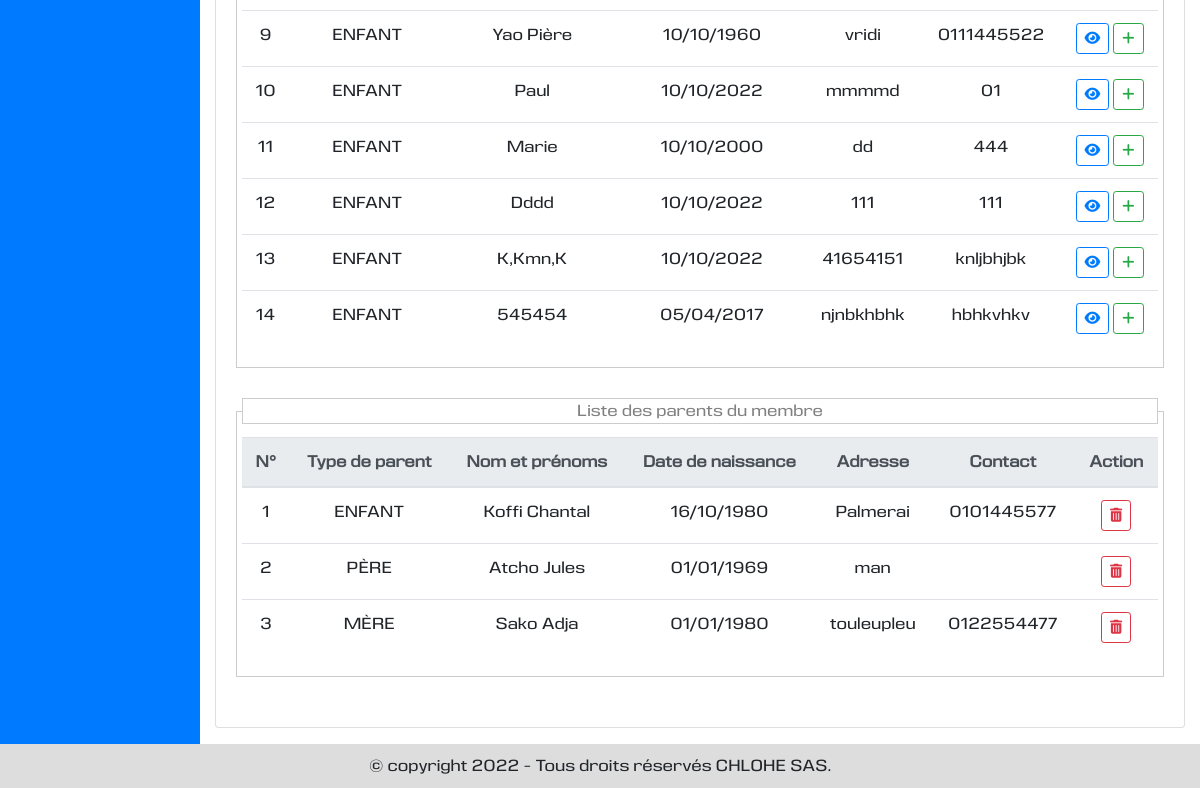
/presentation/details-secteuragricole/3 (signed in, lower part), run on an earlier commit of the app's database.
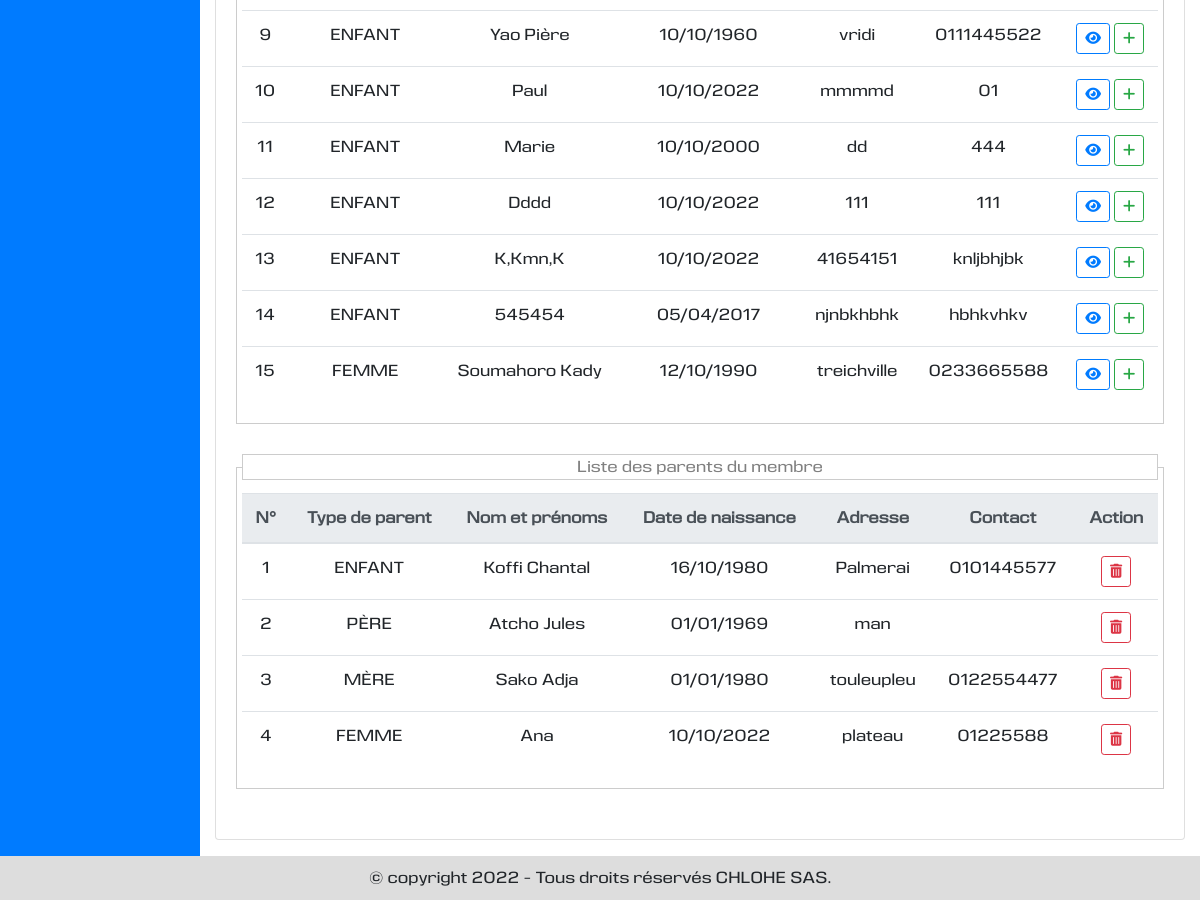
And on a later commit of the database.
### vieprofessionnelle/models.py (models this page shows, shortened)
class Parent(models.Model):
    nomprenoms = models.CharField(max_length=250, verbose_name="Nom et prénoms")
    datenaissance = models.DateField(null=True, blank=True, verbose_name="Date de naissance")
    contact = models.CharField(max_length=50, null=True, blank=True, default="", verbose_name="Contact")
    adresse = models.CharField(max_length=150, null=True, blank=True,default="", verbose_name="Adresse")
    dateenre = models.DateTimeField(default=None, null=True, blank=True, verbose_name="Date d'enregistrement")
    typeparent = models.ForeignKey(TypeParent, on_delete=models.CASCADE)

class TypeParent(models.Model):
    libelle = models.CharField(max_length=100, verbose_name="Libellé", unique=True)
    def __str__(self):
        return self.libelle

### presentation/views.py (the view)
# urls.py: path('details-secteuragricole/<str:id>', views.detail_secteuragricole, name='detail_secteuragricole'),
@login_required
@permission_required('vieprofessionnelle.add_membre', raise_exception=True)
def detail_secteuragricole(request, id):
    try:
        membre = Membre.objects.get(id=id)
    except Membre.DoesNotExist:
        messages.error(request, "Ce membre n'existe pas.")
        return HttpResponseRedirect(reverse('presentation:ajouter_secteuragricole'))
    typesecteurs = TypeSecteur.objects.order_by('id')
    secteurs = Secteur.objects.filter(membre=membre).order_by('secteur')
    typedocuments = TypeDocument.objects.order_by('id')
    documents = Document.objects.filter(membre=membre).order_by('id')
    parents_membre = Parent.objects.filter(membre=membre).order_by('id')
    parents = Parent.objects.order_by('id')
    typeparents = TypeParent.objects.order_by('id')
    typeetatsantes = TypeEtatSante.objects.order_by('id')
    etatsantes = EtatSante.objects.filter(membre=membre).order_by('id')
    context = {
        'title': "Détials du membre",
        'membre': membre,
        'typesecteurs': typesecteurs,
        'secteurs': secteurs,
        'typedocuments': typedocuments,
        'documents': documents,
        'parents_membre': parents_membre,
        'parents': parents,
        'typeparents': typeparents,
        'typeetatsantes': typeetatsantes,
        'etatsantes': etatsantes,
    }
    return render(request, 'presentation/details_secteur_agricole.html', context)

### localisation/models.py (called while the page is built)
    def __str__(self):
        return self.libelle

### vieprofessionnelle/models.py (called while the page is built)
    def __str__(self):
        return self.type

    def __str__(self):
        return self.libelle

### presentation/templates/presentation/details_secteur_agricole.html (shortened to what this page needs)
{% extends 'utilisateur/base.html' %}
{% load static %}
{% block tableau_de_bord %}
<div class="row">
    <div class="col-md-12 mb-3">
        <div class="card">
            <div class="card-body">
                <fieldset style="border:1px solid #CCC; margin-bottom:30px; padding:5px;">
                        <table class="table table-hover table-responsive-md text-center" id="table_recherche_parent">
                            <tbody>
                            {% for parent in parents %}
                            <tr>
                                <td>{{forloop.counter}}</td>
                                <td>{{parent.typeparent|upper}}</td>
                                <td>{{parent.nomprenoms|title}}</td>
                                <td>{{parent.datenaissance|date:"d/m/Y"}}</td>
                                <td>{{parent.adresse}}</td>
                                <td>{{parent.contact}}</td>
                                <td class="text-center">
                                    <a href="{% url 'presentation:detail_parent_secteuragricole' parent.id %}" class="btn btn-outline-primary btn-sm" title="Détails"><i class="fas fa-eye"></i></a>
                                    <button type="button" value="{{parent.id}}" title="ajouter ce parent" class="btn btn-outline-success btn-sm"><i class="fas fa-plus"></i></button>
                                </td>
                            </tr>
                            {% endfor %}
                            </tbody>
                        </table>
                    </fieldset>
                <fieldset style="border:1px solid #CCC; margin-bottom:30px; padding:5px;">
                        <legend style="font-size:1em;color:gray;border:1px solid #CCC; text-align:center;">
                            Liste des parents du membre
                        </legend>
                        <table class="table table-hover table-responsive-md text-center" id="tableparent">
                            <thead>
                            <tr class="thead-light">
                                <th>N°</th>
                                <th>Type de parent</th>
                                <th>Nom et prénoms</th>
                                <th>Date de naissance</th>
                                <th>Adresse</th>
                                <th>Contact</th>
                                <th>Action</th>
                            </tr>
                            </thead>
                            <tbody>
                            {% for parent in parents_membre %}
                            <tr>
                                <td>{{forloop.counter}}</td>
                                <td>{{parent.typeparent|upper}}</td>
                                <td>{{parent.nomprenoms|title}}</td>
                                <td>{{parent.datenaissance|date:"d/m/Y"}}</td>
                                <td>{{parent.adresse}}</td>
                                <td>{{parent.contact}}</td>
                                <td class="text-center">
                                    <button type="button" title="Supprimer" class="btn btn-outline-danger btn-sm" data-toggle="modal" data-target="#parentsupprimermodal{{parent.id}}" data-backdrop="static"><i class="fas fa-trash-alt"></i></button>
                                </td>
                            </tr>
                            {% empty %}
                            <tr class="text-center">
                                <td colspan="7" class="text-center">
                                    La liste est vide
                                </td>
                            </tr>
                            {% endfor %}
                            </tbody>
                        </table>
                    </fieldset>
            </div>
        </div>
    </div>
</div>
{% endblock %}

### utilisateur/templates/utilisateur/base.html (shortened to what this page needs)
{% extends 'base.html' %}
{% block contenu %}
<div class="row" id="contenu_index m-0">
    <div class="col-md-2 bg-primary" id="contenu_index_gauche">
    </div>
    <div class="col-md-10" id="contenu_index_droit">
        <div class="row">
            <div class="col-md-12">
                {% block tableau_de_bord %}
                {% endblock %}
            </div>
        </div>
    </div>
</div>
{% endblock %}

### templates/base.html (shortened to what this page needs)
{% load static %}
<!DOCTYPE html>
<html lang="fr">
<head>
    <link rel="stylesheet" href="https://maxcdn.bootstrapcdn.com/bootstrap/4.5.2/css/bootstrap.min.css">
    <link rel="stylesheet" type="text/css" href="https://cdn.datatables.net/v/bs4/jq-3.6.0/jszip-2.5.0/dt-1.12.1/b-2.2.3/b-html5-2.2.3/b-print-2.2.3/datatables.min.css"/>
    <link rel="stylesheet" type="text/css" href="{% static 'css/css.css' %}" />
</head>
<body>
  <div id ="page">
    <div id ="contenu" class="container-fluid">
      {% block contenu %}
      {% endblock %}
    </div>
    <div id ="pied_page">
      {% block pied_page %}
        <div class="row" style="margin: 0px;">
            <div class="col-md-6 offset-md-3">
                <p class="text-center">
                    {% now "Y" as annee %}
                    {% if annee == "2022" %}
                    &copy copyright {{annee}} - Tous droits réservés CHLOHE SAS.
                    {% else %}
                    &copy copyright 2022-{{annee}} - Tous droits réservés CHLOHE SAS.
                    {% endif %}
                </p>
            </div>
        </div>
      {% endblock %}
    </div>
  </div>
</body>
</html>

### static/css/css.css (style rules this page uses)
body { margin: 0px; padding: 0px; background : #EEE; font-family: 'eurocinewebfont'; }
#contenu { background: #BBB; }
#contenu_index_droit { background: white; }
#pied_page { background: #DDD; padding: 10px; }
#pied_page p { margin: 0px; }

What changed in the data, as far as the page shows it:
added Parent: typeparent "FEMME", nomprenoms "Soumahoro Kady", datenaissance "12/10/1990", adresse "treichville", contact "0233665588", {{ parent.id }} 19 (drawn)
now on this page (row unchanged): Parent: typeparent "FEMME", nomprenoms "Ana", datenaissance "10/10/2022", adresse "plateau", contact "01225588", shown under "Liste des parents du membre"
